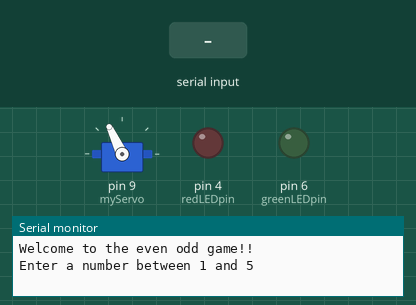
Simulated run of this sketch. Board: Arduino Uno, built with avr-gcc and run on an emulated ATmega328P. Shown: servo, output pins drawn as LEDs (lit = HIGH), the last lines printed to the serial monitor. The inputs (shaded band) are chosen by the test bench. Random numbers use the default seed unless the sketch sets one.

Above: at 1.2 s.
1.3 s: "even\n" received over Serial
3.8 s: "5\n" received over Serial
5.3 s: "odd\n" received over Serial
At 5.45 s:
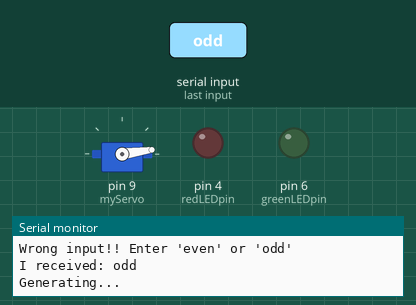
At 12.2 s:
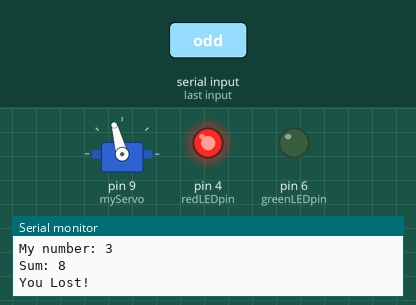
Timing chart, 0 to 17.3 s (numbered marks = the images above; inputs shaded):
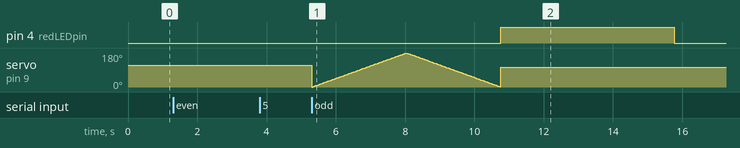

Measured:
- after the input at 5.3 s, pin 4 (redLEDpin): LOW → HIGH after 5.5 s, → LOW 5.0 s later

The sketch:

rrizvi3Lab5.ino
```cpp
/*
   1- Author: Rimsha Rizvi - UIN: 659249234
   2- Lab: Lab 5 - Communication
   3- Description: In your own words, what is this code supposed to do?
   This code is running a game of Odd or Even using servo motor and LED to help us visualise the game better. The user will select a number and then select either odd or even, then a random number will be generated while the servo motor is moving. The sum of the user's number and the random number will be checked to see if it is odd or even. If the user guessed correct, then they won and the green LED will turn on, otherwise they lose and the red LED turns on.
   4-Lab Questions:
What function did you use to change the servo position? servo.write();
What are the angles of the servo motor for the three directions? My initial position (neutral) is 115, the position pointing to green LED (win) is 150, the position pointing to red LED (lose) is 105
What functions/methods did you use to take input? Serial.parseInt() and Serial.readStringUntil('\n')
   5- References: How to connect and run a servo motor: https://docs.arduino.cc/learn/electronics/servo-motors, how the functions of serial monitor works: https://www.programmingelectronics.com/serial-read/, reading an input value properly in serial: https://www.arduino.cc/reference/en/language/functions/communication/serial/readstringuntil/, checking and clearing out buffer: https://www.arduino.cc/reference/en/language/functions/communication/serial/available/
   6- Demo: Demonstration uploaded to VoiceThread: https://uic.voicethread.com/lti-student/2386178/?tok=160988070064220d0a42c7e9.34275316
*/

#include <Servo.h>

// Create servo object to control a servo
Servo myServo;

// Define pins for the LEDs
const int greenLEDpin = 6;
const int redLEDpin = 4;

int inputVal;
bool isOdd;
String inputVal2;

void setup() {
  myServo.attach(9);

  // pin modes for the LEDs
  pinMode(greenLEDpin, OUTPUT);
  pinMode(redLEDpin, OUTPUT);

  Serial.begin(9600);

  // a welcome message
  Serial.println("Welcome to the even odd game!!");

  // move servo to initial position
  myServo.write(115);
}

void loop() {
  // turn off both LEDs at the beginning of each loop
  digitalWrite(greenLEDpin, LOW);
  digitalWrite(redLEDpin, LOW);

  // prompt user to enter a number between 1 and 5
  Serial.println("Enter a number between 1 and 5");
  delay(100); // delay for the user to read the comment

  // Wait for valid user input
  bool validInput = false;
  while (!validInput) {
    while (Serial.available() == 0);
    inputVal = Serial.parseInt();
    if (inputVal >= 1 && inputVal <= 5) {
      Serial.print("I received: ");
      Serial.println(inputVal);
      delay(30);
      validInput = true;
    } else{
      Serial.println("Wrong input!! Enter a number between 1 and 5");
      while (Serial.available() > 0) {
        Serial.read(); // discard any other input
      }
      delay(30);
    }
  }

  // Prompt user to choose odd or even
  Serial.println("Now choose odd or even! Type even or odd");
  delay(100); // Add a delay of 100ms to give time for the user to read the comment

  // Wait for valid user input
  bool validOption = false;
  while (!validOption) {
    while (Serial.available() == 0);

    inputVal2 = Serial.readStringUntil('\n');
    inputVal2.toLowerCase();
    if (inputVal2 == "even") {
      Serial.println("I received: even");
      isOdd = false;
      validOption = true;
    } else if (inputVal2 == "odd") {
      Serial.println("I received: odd");
      isOdd = true;
      validOption = true;
    } if(Serial.available() == 0) {
        if(inputVal2 != "even" && inputVal2 != "odd"){
          Serial.println("Wrong input!! Enter 'even' or 'odd'");
          while (Serial.available() > 0) {
            Serial.read(); // discard any other input
          }
          delay(30);
        }
     }
  }
  // computer guessing a number now
  Serial.println("Generating...");

  for (int pos = 0; pos <= 180; pos += 1) {
    myServo.write(pos);
    delay(15);
  }
  for (int pos = 180; pos >= 0; pos -= 1) {
    myServo.write(pos);
    delay(15);
  }

  int rando = random(1, 6);
  Serial.print("My number: ");
  Serial.println(rando);

  // calculating the sum to determine even or odd and if the user's guess was correct
  int sum = rando + inputVal;
  Serial.print("Sum: ");
  Serial.println(sum);

  if (sum % 2 == isOdd) {
    Serial.println("You Won!");
    myServo.write(150);
    digitalWrite(greenLEDpin, HIGH);
  } else {
    Serial.println("You Lost!");
    myServo.write(105);
    digitalWrite(redLEDpin, HIGH);
  }
  delay(5000);
}
```
